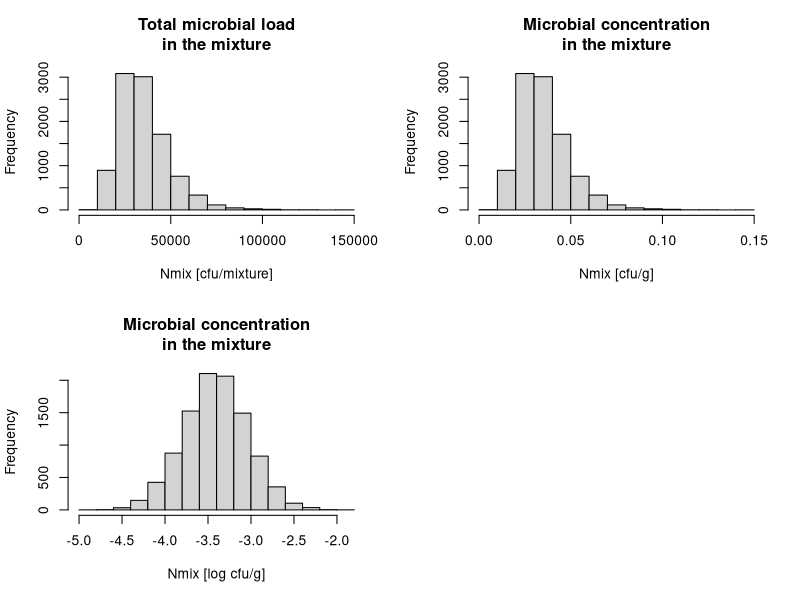

Generate this figure with R: (Note: this script raises an error after producing the figure.)
#######################################
# Parameter skript
#######################################
iter <- 10000 # number of iterations for simulation
NPMmean <- -1.34 # mean of microbial concentration in pork meat
NPMsd <- 0.16 # sd of microbial concentration in pork meat
percPMmin <- 65 # min of percentage of pork meat in mixture
percPMmax <- 80 # max of percentage of pork meat in mixture
Wbatch <- 1000 # total weight of the mixture
prevTarget <- 0 # target number for micriobial load in mixture to calculate prevalence



#######################################
# Model skript
#######################################
#creating distribution from given parameters
NPMdist <- rnorm(iter,NPMmean,NPMsd)
percPMdist <- runif(iter,percPMmin,percPMmax)

# MC sim for microbial load
Nmix <- 10^NPMdist*percPMdist/100*Wbatch*1000

# unit changes to cfu/g
NmixG <- Nmix/(Wbatch*1000)

# prevalence calculations
NmixCum <- ecdf(Nmix)
p1 <- 1- NmixCum(prevTarget)
#######################################
# Visulisation skript
#######################################
library(gridBase)
library(gridExtra)


# prevalence as a table
myTable <-  as.data.frame(paste(p1*100,'%'))
rownames(myTable) <- 'Prevalence in the\nmixture tank'
colnames(myTable) <- 'p1'
mytheme <- gridExtra::ttheme_default(
  core = list(fg_params=list(cex = 1.0)),
  colhead = list(fg_params=list(cex = 1.0)),
  rowhead = list(fg_params=list(cex = 0.95)))
myTable <- gridExtra::tableGrob(myTable, theme = mytheme)


# bringing all results into 1 frame
par(mfrow=c(2,2))
hist(Nmix, 
     main='Total microbial load\nin the mixture',
     xlab='Nmix [cfu/mixture]')
hist(NmixG,
     main='Microbial concentration\nin the mixture',
     xlab='Nmix [cfu/g]')
hist(log(NmixG),
     main='Microbial concentration\nin the mixture',
     xlab='Nmix [log cfu/g]')
plot.new()
vps <- baseViewports()
pushViewport(vps$figure)
vp1 <-plotViewport()
grid.draw(myTable)
